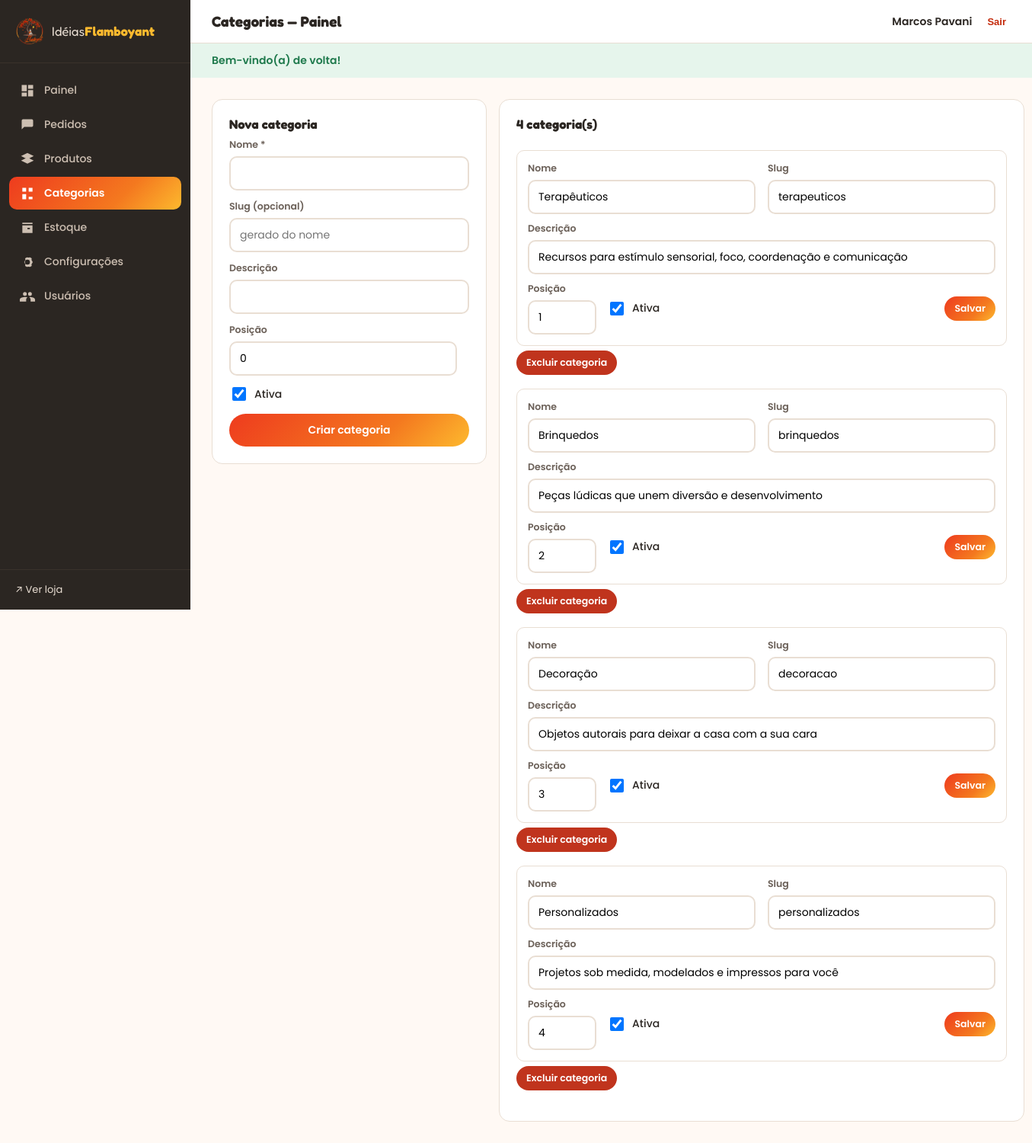
The page /admin/categorias (signed in) on the database its author committed.
### tables this page shows
CREATE TABLE categories (
  id          INT UNSIGNED NOT NULL AUTO_INCREMENT,
  name        VARCHAR(120) NOT NULL,
  slug        VARCHAR(140) NOT NULL,
  description VARCHAR(400) NULL,
  parent_id   INT UNSIGNED NULL,
  position    INT          NOT NULL DEFAULT 0,
  is_active   TINYINT(1)   NOT NULL DEFAULT 1,
  created_at  DATETIME     NOT NULL DEFAULT CURRENT_TIMESTAMP,
  PRIMARY KEY (id),
  UNIQUE KEY uq_categories_slug (slug),
  KEY idx_categories_parent (parent_id),
  CONSTRAINT fk_categories_parent FOREIGN KEY (parent_id) REFERENCES categories (id) ON DELETE SET NULL
);

### app/core/View.php (called while the page is built, shortened)
<?php
final class View
{
    public static function render(string $template, array $data = [], ?string $layout = 'layouts/site'): void
    {
        $file = APP_PATH . '/views/' . $template . '.php';
        extract($data, EXTR_SKIP);
        require $file;
    }
}

### app/core/Controller.php (called while the page is built, shortened)
<?php
abstract class Controller
{
    protected function view(string $template, array $data = [], ?string $layout = 'layouts/site'): void
    {
        View::render($template, $data, $layout);
    }
}

### app/controllers/admin/AdminController.php (called while the page is built, shortened)
<?php
abstract class AdminController extends Controller
{
    protected function adminView(string $template, array $data = []): void
    {
        $data['authUser'] = Auth::user();
        $this->view('admin/' . $template, $data, 'layouts/admin');
    }
}

### app/controllers/admin/CategoryController.php (called while the page is built, shortened)
<?php
final class CategoryController extends AdminController
{
    public function index(): void
    {
        $this->adminView('categories/index', [
            'title'      => 'Categorias — Painel',
            'categories' => Category::all(),
        ]);
    }
}

### public/index.php (called while the page is built, shortened)
<?php
$config = require dirname(__DIR__) . '/app/bootstrap.php';
$router = new Router();
try {
    $router->dispatch($_SERVER['REQUEST_URI'] ?? '/');
} catch (\Throwable $e) {
    if ($config['app']['debug']) {
        http_response_code(500);
        echo '<pre style="padding:20px;font:14px/1.5 monospace;color:#b00">';
        echo e($e::class . ': ' . $e->getMessage()) . "\n\n";
        echo e($e->getFile() . ':' . $e->getLine()) . "\n\n";
        echo e($e->getTraceAsString());
        echo '</pre>';
    } else {
        http_response_code(500);
        try {
            \Core\View::render('errors/500', ['title' => 'Erro interno'], 'layouts/site');
        } catch (\Throwable) {
            echo '<h1>Ops! Algo deu errado.</h1>';
        }
    }
}

### app/config/config.php (called while the page is built, shortened)
<?php
if (!function_exists('env')) {
function env(string $key, mixed $default = null): mixed
{
    $value = $_ENV[$key] ?? getenv($key);
    return match (strtolower((string) $value)) {
        'true'  => true,
        'false' => false,
        'null'  => null,
        default => $value,
    };
}
}
return [
    'app' => [
        'name'  => env('APP_NAME', 'Idéias Flamboyant'),
        'env'   => env('APP_ENV', 'production'),
        'debug' => (bool) env('APP_DEBUG', false),
        'url'   => rtrim((string) env('APP_URL', 'http://localhost:8000'), '/'),
    ],
    'db' => [
        'host'    => env('DB_HOST', '127.0.0.1'),
        'port'    => (int) env('DB_PORT', 3306),
        'name'    => env('DB_NAME', 'ideias_flamboyant'),
        'user'    => env('DB_USER', 'root'),
        'pass'    => env('DB_PASS', ''),
        'charset' => 'utf8mb4',
    ],
    'session' => [
        'name' => env('SESSION_NAME', 'ideias_flamboyant_sess'),
    ],
];

### app/bootstrap.php (called while the page is built, shortened)
<?php
$config = require __DIR__ . '/config/config.php';
spl_autoload_register(static function (string $class): void {
    $map = [
        'Core\\'        => __DIR__ . '/core/',
        'Models\\'      => __DIR__ . '/models/',
        'Controllers\\' => __DIR__ . '/controllers/',
        'Services\\'    => __DIR__ . '/services/',
    ];
    foreach ($map as $prefix => $dir) {
        if (!str_starts_with($class, $prefix)) {
            continue;
        }
        $relative = substr($class, strlen($prefix));
        $relative = str_replace('\\', '/', $relative);
        $parts = explode('/', $relative);
        $filename = array_pop($parts);
        $folders = array_map('strtolower', $parts);
        $path = $dir . ($folders ? implode('/', $folders) . '/' : '') . $filename . '.php';
    }
});
require __DIR__ . '/core/helpers.php';
return $config;

### app/core/Database.php (called while the page is built, shortened)
<?php
final class Database
{
    private static ?PDO $pdo = null;
    public static function init(array $config): void
    {
        $dsn = sprintf(
            'mysql:host=%s;port=%d;dbname=%s;charset=%s',
            $config['host'],
            $config['port'],
            $config['name'],
            $config['charset']
        );
        try {
            self::$pdo = new PDO($dsn, $config['user'], $config['pass'], [
                PDO::ATTR_ERRMODE            => PDO::ERRMODE_EXCEPTION,
                PDO::ATTR_DEFAULT_FETCH_MODE => PDO::FETCH_ASSOC,
                PDO::ATTR_EMULATE_PREPARES   => true,
                PDO::ATTR_STRINGIFY_FETCHES  => false,
            ]);
        } catch (PDOException $e) {
            http_response_code(500);
            header('Content-Type: text/plain; charset=utf-8');
            $hint = '';
            if (str_contains($e->getMessage(), '1045')) {
                $hint = "\n\nCausa provável: usuário/senha do MySQL incorretos, ou o arquivo .env não foi lido"
                      . " (senha chegou vazia = \"using password: NO\").\n"
                      . "Verifique se existe o arquivo .env na raiz do projeto e se DB_USER / DB_PASS estão corretos.";
            } elseif (str_contains($e->getMessage(), '2002') || str_contains($e->getMessage(), '2003')) {
                $hint = "\n\nCausa provável: o servidor MySQL não está rodando ou o host/porta estão errados.";
            } elseif (str_contains($e->getMessage(), 'Unknown database')) {
                $hint = "\n\nCausa provável: o banco \"{$config['name']}\" não existe. Importe database/schema.sql e database/seed.sql.";
            }
            exit(
                "Falha ao conectar ao banco de dados.\n"
                . "host={$config['host']}:{$config['port']}  db={$config['name']}  user={$config['user']}\n\n"
                . $e->getMessage() . $hint
            );
        }
    }
    public static function pdo(): PDO
    {
        return self::$pdo;
    }
    public static function run(string $sql, array $params = []): PDOStatement
    {
        $stmt = self::pdo()->prepare($sql);
        $stmt->execute($params);
        return $stmt;
    }
    public static function fetchAll(string $sql, array $params = []): array
    {
        return self::run($sql, $params)->fetchAll();
    }
}

### app/core/helpers.php (called while the page is built, shortened)
<?php
function config(?string $key = null): mixed
{
    static $config;
    if ($config === null) {
        $config = require APP_PATH . '/config/config.php';
    }
    $value = $config;
    foreach (explode('.', $key) as $segment) {
        $value = $value[$segment] ?? null;
    }
    return $value;
}
function url(string $path = ''): string
{
    return config('app.url') . '/' . ltrim($path, '/');
}
function e(?string $value): string
{
    return htmlspecialchars($value ?? '', ENT_QUOTES | ENT_SUBSTITUTE, 'UTF-8');
}

### app/models/Category.php (called while the page is built, shortened)
<?php
final class Category
{
    public static function all(bool $onlyActive = false): array
    {
        $where = $onlyActive ? 'WHERE is_active = 1' : '';
        return Database::fetchAll("SELECT * FROM categories $where ORDER BY position, name");
    }
}

### app/views/admin/categories/index.php (the view, shortened to what this page needs)
<div class="grid2" style="align-items:start">
  <div class="panel">
    <h3>Nova categoria</h3>
    <form method="post" action="<?= url('admin/categorias') ?>">
      <div class="field" style="margin-bottom:12px"><label>Nome *</label><input name="name" required></div>
      <div class="field" style="margin-bottom:12px"><label>Slug (opcional)</label><input name="slug" placeholder="gerado do nome"></div>
      <div class="field" style="margin-bottom:12px"><label>Descrição</label><input name="description"></div>
      <div class="grid2" style="margin-bottom:12px">
        <div class="field"><label>Posição</label><input name="position" type="number" value="0"></div>
      </div>
      <label class="check-row" style="margin-bottom:14px"><input type="checkbox" name="is_active" value="1" checked> Ativa</label>
      <button class="btn block" type="submit">Criar categoria</button>
    </form>
  </div>
  <div class="panel">
    <div class="panel-head"><h3><?= count($categories) ?> categoria(s)</h3></div>
    <?php foreach ($categories as $c): ?>
      <form method="post" action="<?= url('admin/categorias/' . $c['id']) ?>" style="border:1px solid var(--line);border-radius:10px;padding:14px;margin-bottom:12px">
        <div class="grid2" style="margin-bottom:10px">
          <div class="field"><label>Nome</label><input name="name" value="<?= e($c['name']) ?>"></div>
          <div class="field"><label>Slug</label><input name="slug" value="<?= e($c['slug']) ?>"></div>
        </div>
        <div class="field" style="margin-bottom:10px"><label>Descrição</label><input name="description" value="<?= e($c['description']) ?>"></div>
        <div style="display:flex;gap:14px;align-items:center;flex-wrap:wrap">
          <div class="field" style="width:90px"><label>Posição</label><input name="position" type="number" value="<?= (int) $c['position'] ?>"></div>
          <label class="check-row"><input type="checkbox" name="is_active" value="1" <?= $c['is_active'] ? 'checked' : '' ?>> Ativa</label>
          <div style="margin-left:auto;display:flex;gap:8px">
            <button class="btn sm" type="submit">Salvar</button>
        </div>
        </div>
      </form>
      <form method="post" action="<?= url('admin/categorias/' . $c['id'] . '/excluir') ?>" data-confirm="Excluir a categoria &quot;<?= e($c['name']) ?>&quot;?" style="margin:-6px 0 18px">
        <button class="btn danger sm" type="submit">Excluir categoria</button>
      </form>
    <?php endforeach; ?>
  </div>
</div>

### app/core/Router.php (shortened to what this page needs)
<?php
final class Router
{
    private array $routes = [];
    public function add(string $method, string $pattern, callable|array $handler): void
    {
        $this->routes[] = [
            'method'  => strtoupper($method),
            'pattern' => $pattern,
            'handler' => $handler,
        ];
    }
    public function dispatch(string $uri): void
    {
        $path = '/' . trim(parse_url($uri, PHP_URL_PATH) ?: '/', '/');
        foreach ($this->routes as $route) {
            $regex = '#^' . preg_replace('#\{([a-zA-Z_]+)\}#', '(?P<$1>[^/]+)', $route['pattern']) . '$#';
            if (!preg_match($regex, $path, $matches)) {
                continue;
            }
            $params = array_filter($matches, 'is_string', ARRAY_FILTER_USE_KEY);
            $this->invoke($route['handler'], $params);
            return;
        }
    }
    private function invoke(callable|array $handler, array $params): void
    {
        if (is_array($handler)) {
            [$class, $action] = $handler;
            $controller = new $class();
            $controller->$action(...array_values($params));
            return;
        }
    }
}

### public/assets/css/admin.css (style rules this page uses)
:root { --flame:#EE3B1E;--flame-dark:#C42B0C;--orange:#F4791F;--amber:#FDB92E; --ink:#2B2622;--ink-soft:#6b6058;--cream:#FFF9F4;--paper:#fff;--line:#e9ded3; --ok:#1f7a4d;--err:#c0341d;--radius:14px; --grad:linear-gradient(135deg,var(--flame),var(--orange) 65%,var(--amber)); --font:'Poppins',system-ui,-apple-system,Segoe UI,Roboto,sans-serif; --display:'Fredoka','Poppins',sans-serif; }
* { box-sizing:border-box }
body { margin:0;font-family:var(--font);background:var(--cream);color:var(--ink);font-size:14px }
h1,h2,h3,h4 { font-family:var(--display);margin:0 0 .5em }
.btn { display:inline-flex;align-items:center;gap:8px;justify-content:center;border:0;border-radius:999px;padding:11px 20px;font:600 14px var(--font);cursor:pointer;background:var(--grad);color:#fff;transition:.15s transform }
.btn.sm { padding:7px 13px;font-size:12.5px }
.btn.danger { background:var(--err) }
.btn.block { width:100% }
.field { display:flex;flex-direction:column;gap:6px }
.field label { font-size:12.5px;font-weight:600;color:var(--ink-soft) }
.field input,.field select,.field textarea { border:2px solid var(--line);border-radius:10px;padding:10px 12px;font:400 14px var(--font);background:#fff;outline:none;transition:.15s border-color }
.check-row { display:flex;align-items:center;gap:8px;font-weight:500 }
.check-row input { width:18px;height:18px }
.panel { background:var(--paper);border:1px solid var(--line);border-radius:var(--radius);padding:22px;margin-bottom:22px }
.panel h3 { font-size:1.05rem }
.panel-head { display:flex;justify-content:space-between;align-items:center;margin-bottom:16px;gap:14px;flex-wrap:wrap }
.grid2 { display:grid;grid-template-columns:1fr 1fr;gap:16px }

### rows shown on the page
categories: name "Terapêuticos", slug "terapeuticos", description "Recursos para estímulo sensorial, foco, coordenação e comunicação", position "1", is_active "☑"
categories: name "Brinquedos", slug "brinquedos", description "Peças lúdicas que unem diversão e desenvolvimento", position "2", is_active "☑"
categories: name "Decoração", slug "decoracao", description "Objetos autorais para deixar a casa com a sua cara", position "3", is_active "☑"
categories: name "Personalizados", slug "personalizados", description "Projetos sob medida, modelados e impressos para você", position "4", is_active "☑"

### other values the page prints
$label "Painel"
$label "Pedidos"
$label "Produtos"
$label "Categorias"
$label "Estoque"
$label "Configurações"
$label "Usuários"
